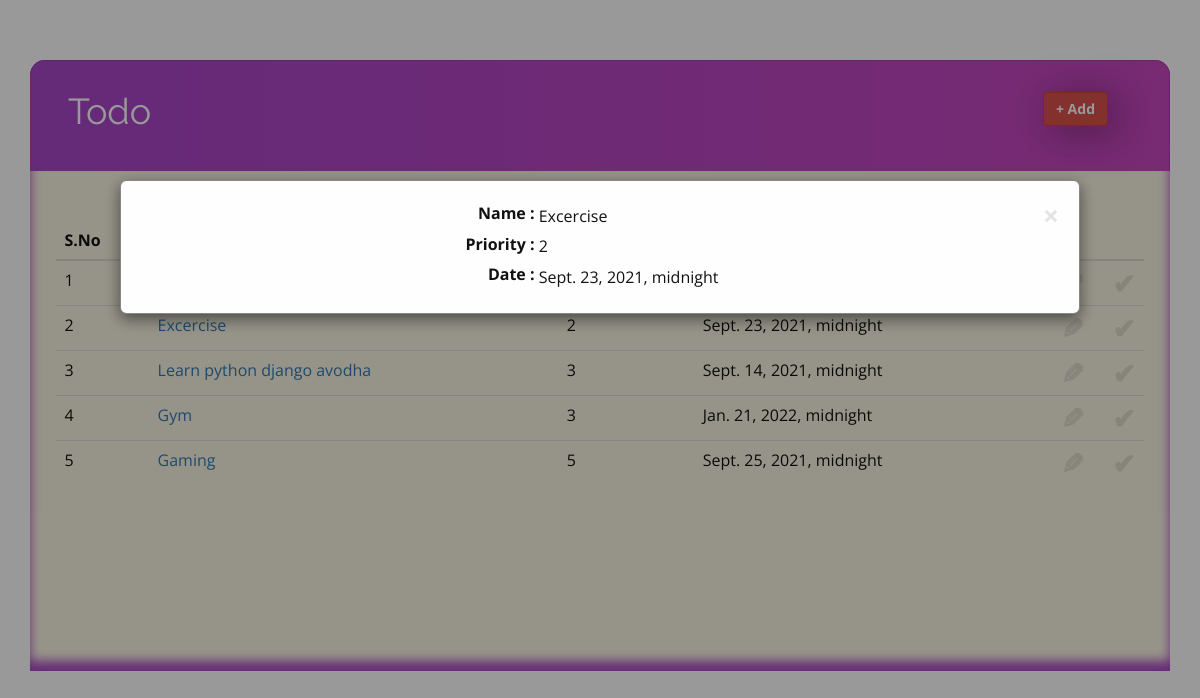
Page /viewdetails/40 on the committed database.
### todo_app/models.py (models this page shows, shortened)
class Task(models.Model):
    name = models.CharField(max_length=50)
    priority = models.IntegerField(blank=True, null=True)
    date = models.DateTimeField(default=datetime.date.today)

### todo_app/views.py (the view)
# urls.py: path('viewdetails/<int:id>', view=views.viewdetails, name='viewdetails')
def viewdetails(request, id):
    obj = Task.objects.all()
    ordered = sorted(obj, key=operator.attrgetter('priority'))
    try:
        _obj = Task.objects.get(id=id)
    except:
        return handler404(request)
    return render(request, "Home.html", {'todo_task': _obj, 'todo': ordered, 'show_detail': 1})

### templates/Home.html (shortened to what this page needs)
{% load static %}
<!DOCTYPE html>
<html style="font-size: 16px;">
<head>
  <link rel="stylesheet" href="{% static 'nicepage.css' %}" media="screen" type="text/css" />
  <link rel="stylesheet" href="{% static 'Home.css' %}" media="screen" type="text/css" />
  <link rel="stylesheet" href="https://maxcdn.bootstrapcdn.com/bootstrap/3.4.1/css/bootstrap.min.css">
</head>
<body class="u-body body-bg">
<div style="height:40px">
</div>
  <div id="myUpdateModal" class="u-detail">
    <div class="modal-content">
      <a href="/"><span class="close" id="cls_update">&times;</span></a>
      <table style="margin:auto;">
        <tbody>
          <tr style="width:100%;">
            <td><label style="float:right"> Name :&nbsp;</label></td>
            <td>{{todo_task.name}}</td>
          </tr>
          <tr>
            <td><label style="float:right"> Priority :&nbsp;</label></td>
            <td> {{todo_task.priority}}</td>
          </tr>
          <tr>
            <td><label style="float:right"> Date :&nbsp;</label></td>
            <td> {{todo_task.date}}</td>
          </tr>
        </tbody>
      </table>
    </div>
  </div>
  <section class="u-clearfix u-section-1" id="sec-a645">
    <div class="u-clearfix u-sheet u-sheet-1">
      <div class="u-container-style u-custom-color-1 u-expanded-width u-group u-radius-15 u-shape-round u-group-1">
        <div class="u-container-layout u-container-layout-1 bg_gradient" style="border: 1px solid rgba(0, 0, 0, 0.1);">
          <h2 class="u-custom-font u-font-raleway u-subtitle u-text u-text-default u-text-1 " style="position: relative;top: 5px;">Todo</h2>
          <button id="myBtn" class="btn btn-danger"
            style="font-weight: bold;z-index: 2;float: right;position: relative;right: 50px;bottom: 35px;box-shadow: 9px 5px 43px 0px rgba(0, 0, 0, 0.39);">+
            Add</button>
          <div class="u-expanded-width u-shape u-shape-rectangle u-shape-1"></div>
        </div>
      </div>
      <div class="u-custom-color-1 u-expanded-width u-shape u-shape-rectangle u-shape-2 bg_gradient" style="border-left: 1px solid rgba(0, 0, 0, 0.1);border-right: 1px solid rgba(0, 0, 0, 0.1);"></div>
      <div class="u-custom-color-2 u-expanded-width u-shape u-shape-rectangle u-shape-3"
        style="box-shadow: 0px -10px 11px 0px #ab47c8 inset;height: var(--tableheight);">
        <div class="container-fluid" style=" height:var(--tableheight);overflow: auto;width:98%">
          <div class="row" style="margin-top: 50px;">
            <div class="col-md-12">
              <table class="table table-hover">
                <thead>
                  <tr>
                    <th>
                      S.No
                    </th>
                    <th>
                    </th>
                    <th>
                    </th>
                    <th>
                    </th>
                    <th width="50"></th>
                  </tr>
                </thead>
                <tbody>
                  {% for todos in todo %}
                  <tr>
                    <td>
                      {{ forloop.counter }}
                    </td>
                    <td>
                <a href="{% url 'viewdetails' todos.id%}">
                      {{todos.name}}
                  </a>
                    </td>
                    <td>
                      {{todos.priority}}
                    </td>
                    <td>
                      {{todos.date}}
                    </td>
                    <td>
                      <a href="{% url 'details_update' todos.id%}"><span class="close" style="transform: rotateY(183deg)">&#9998
                        </span></a>
                    </td>
                    <td>
                      <a href="{% url 'delete' todos.id%}"><span class="close">&#10004</span></a>
                    </td>
                  </tr>
                  {% endfor %}
                </tbody>
              </table>
            </div>
          </div>
        </div>
      </div>
    </div>
  </section>
</body>
</html>

### static/Home.css (style rules this page uses)
.u-section-1 .u-sheet-1 { min-height: 615px; }
.u-section-1 .u-group-1 { margin-top: 20px; margin-bottom: 0; background-image: none; min-height: 76px; height: auto; }
.u-section-1 .u-container-layout-1 { padding-left: 11px; padding-right: 11px; }
.u-section-1 .u-text-1 { margin: 26px auto 0 26px; }
.u-section-1 .u-shape-1 { height: 19px; margin: -19px auto 0 -11px; }
.u-section-1 .u-shape-2 { height: 21px; margin-bottom: 0; margin-top: -12px; }
.u-section-1 .u-shape-3 { height: 511px; margin-bottom: 0; margin-top: 0; }

### templates/Home.html (style rules this page uses)
:root { --tableheight: 500px; }
.body-bg { background: url('https://image.shutterstock.com/image-illustration/colorful-modern-background-futuristic-purple-260nw-628771844.jpg') center center/cover no-repeat padding-box local; background-position: center; background-repeat: no-repeat; background-size: cover; }

### rows in the picture
Task: name "Excercise", priority "2", date "Sept. 23, 2021, midnight"
Task: name "Learn python django avodha", priority "3", date "Sept. 14, 2021, midnight"
Task: name "Gym", priority "3", date "Jan. 21, 2022, midnight"
Task: name "Gaming", priority "5", date "Sept. 25, 2021, midnight"
